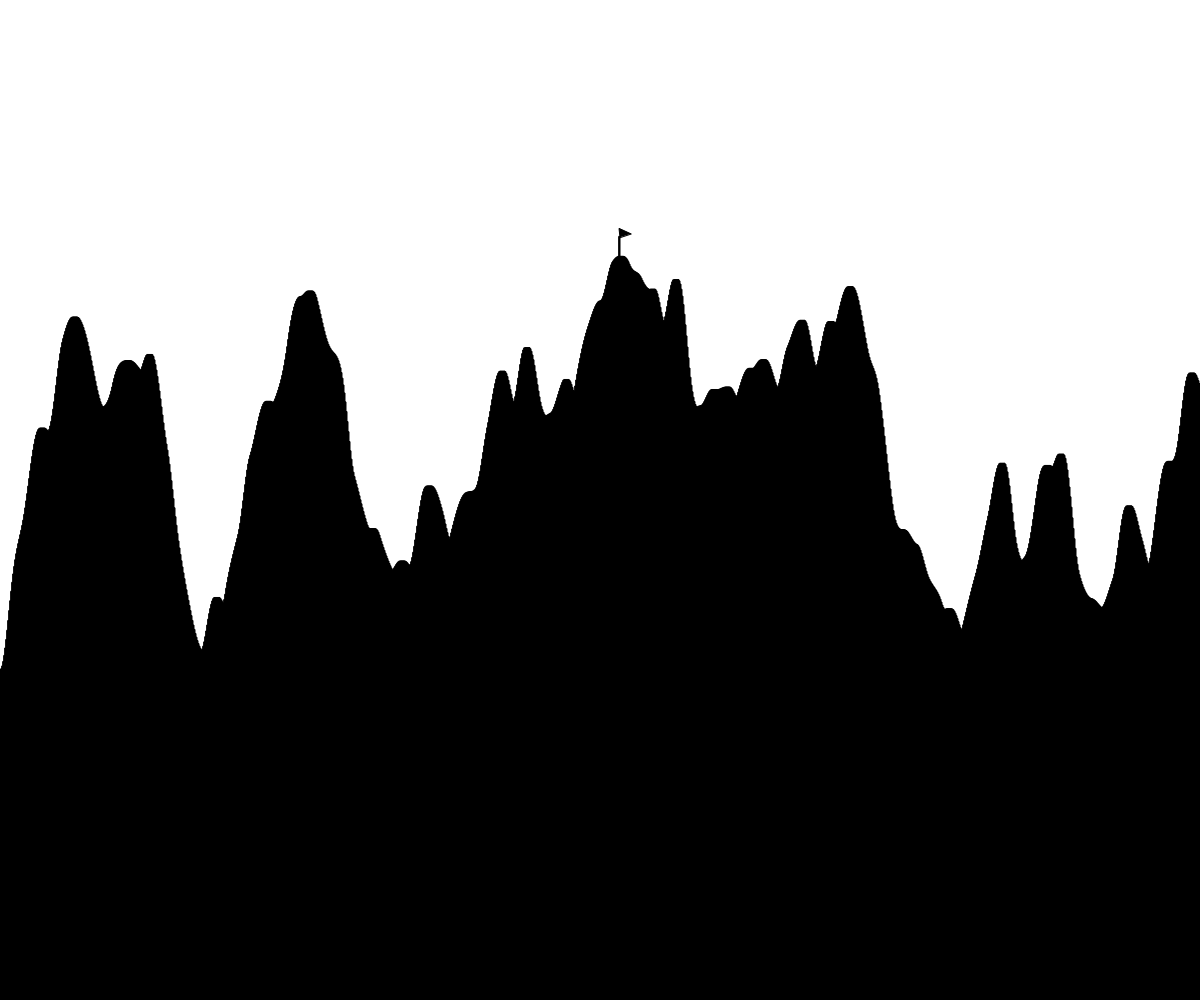
Frame 1 (no input)
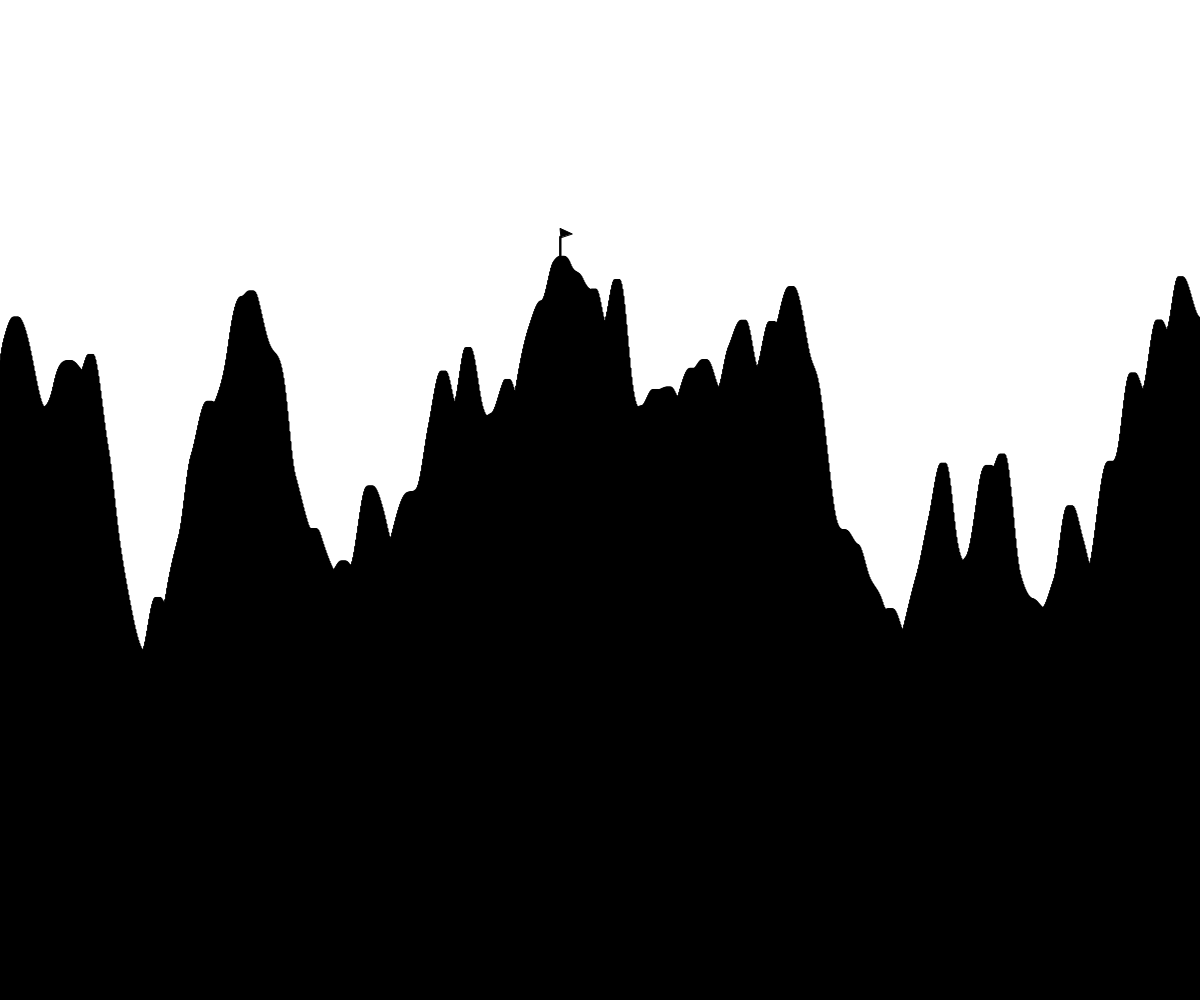
Frame 60 (no input)
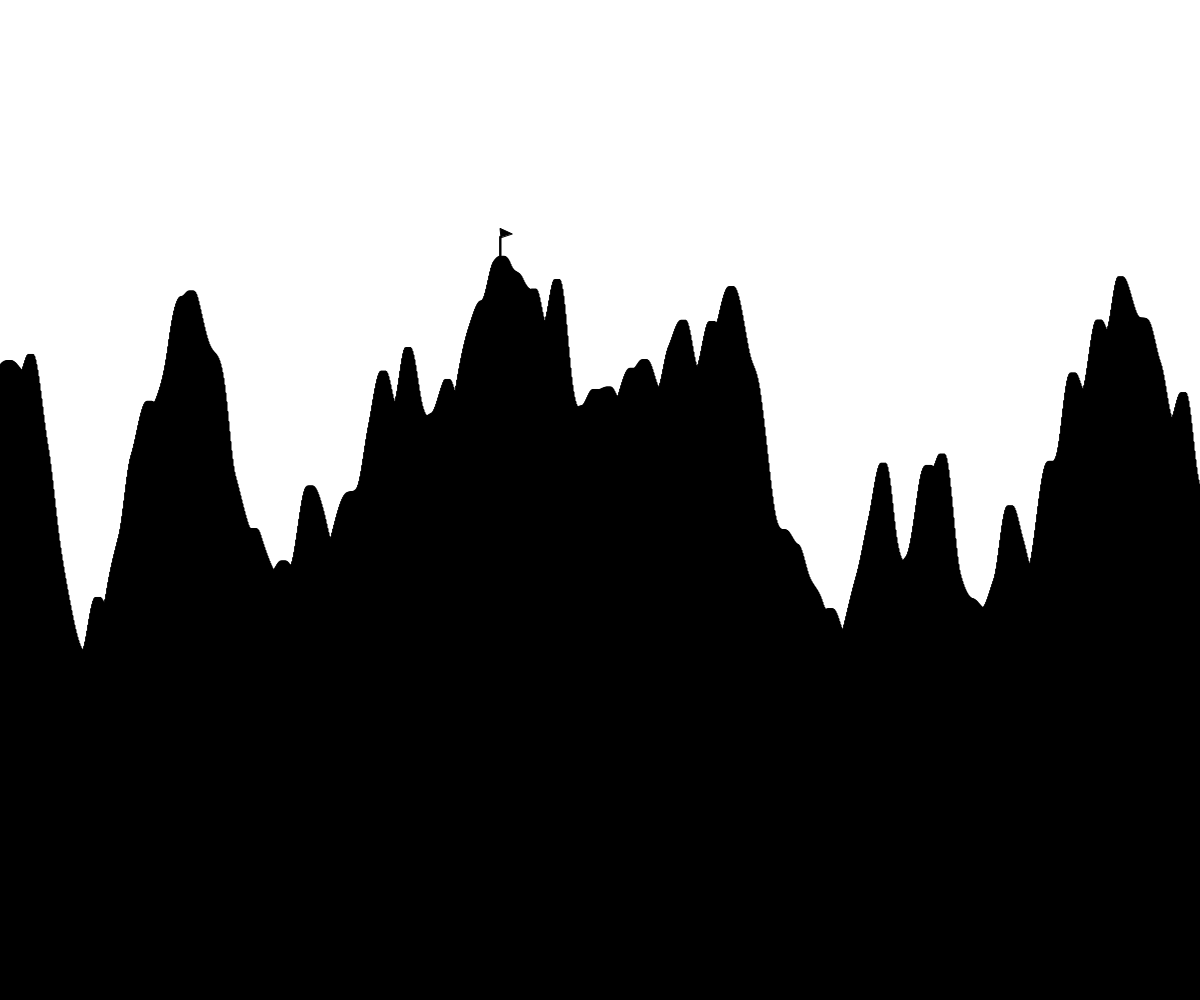
Frame 120 (the mouse pressed at the canvas centre since frame 60)

The p5.js sketch that drew these frames (run headless with seeded random() and noise() and a simulated clock; from frame 60 on, the mouse is pressed at the canvas centre):

// p5.js sketch
// ── sketch.js
//Terrain Generator
//
//Generates random terrain using perlin noise;

//TO DO
//
//fix flagspot adjustment and redraw
//
//fix key pressed; how do I change the noise values to be different?

let inc = 0.01;
let start = 0;
let rectWidth = 5;
let flagSpotX;
let flagSpotY;


function setup() {
  createCanvas(windowWidth, windowHeight);
  
  //noLoop();
}

function draw() {
  background(255);
  fill(0);
  generateTerrain();
  drawFlag();
}

function generateTerrain() {
  let xOff = start;
  flagSpotY = height;
  flagSpotX = 0;

  for (let x = 0; x < width; x++) {
    let y = noise(xOff) * height;

    let rectHeight = height - y; 

    rect(x, y, rectWidth, rectHeight);

    if (y < flagSpotY) {
      flagSpotY = y; 
      flagSpotX = x;
    }

    xOff += inc;
  }

  start += inc;
}

function keyPressed() {
  background(255);
  generateTerrain();
}

function drawFlag() {
  let rectX = flagSpotX;
  let rectY = flagSpotY - 20;
  fill(0);
  rect(rectX, rectY, 1, 20);
  triangle(rectX + 1, rectY + 1, rectX, rectY - 8, rectX + 12, rectY - 5 / 2);
}
